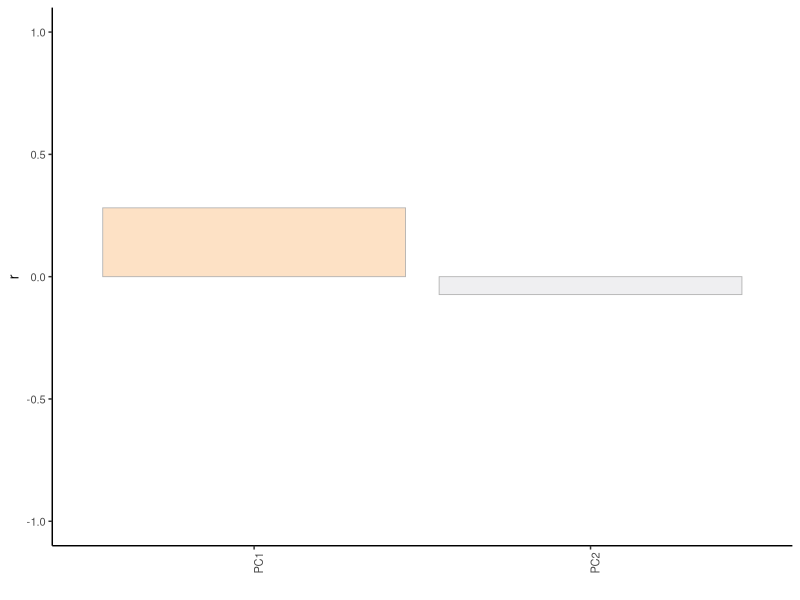

The R script that drew this image:
rm(list = ls())

library(tidyverse)
library(tidytext)
library(svglite)

set.seed(42)

# load imputed values
imp = as.matrix(read.csv("data/imputed_missing_values/imputed_residence_times_fastSitesExcluded.csv") %>% 
                  column_to_rownames(var = "X"))

# upload synthesis rates
synthesis = read.csv("data/synthesisRates.csv")



# PCA of genes
genePCA = function(inputData, scaled = TRUE){
  if (scaled == TRUE){
    pca = prcomp(inputData, scale. = TRUE)
  } else {
    pca = prcomp(inputData, scale. = FALSE)
  }
  
  variance = round((pca$sdev^2 / sum(pca$sdev^2))*100, digits = 2)
  PCA_out = as.data.frame(pca$x) %>% 
    rownames_to_column(var = "gene")
  
  output = list(PCA_out = PCA_out, variance = variance)
  
  return(output)
}

# a) PCA ofimputed observations
output = genePCA(inputData = imp, scaled = TRUE)
output$variance


corData = output$PCA_out %>% 
  inner_join(synthesis) %>% 
  pivot_longer(cols = PC1:PC5, names_to = "PC", values_to = "PC_value") %>% 
  group_by(PC) %>% 
  summarise(corVal = cor(PC_value, synthesis_perCell_perMin)) %>% 
  drop_na()

p = ggplot(corData %>% dplyr::filter(PC %in% c("PC1", "PC2")), aes(x = PC, y = corVal, fill = corVal))
p + geom_bar(stat = "identity", color = "grey70", lwd = 0.3) +
  theme_classic() +
  theme(panel.background = element_rect(fill = "transparent"), # bg of the panel
        plot.background = element_rect(fill = "transparent", color = NA),
        text = element_text(size=10), legend.position = "none",
        axis.text.x = element_text(angle = 90, hjust = 1)) + 
  #guides(fill="none", color = "none") +
  ylab("r") +
  xlab("")  +
  scale_fill_gradientn(colors = c("#32384D", "white","#E29930"), 
                       limits= c(-1,1)) +
  ylim(-1, 1)
